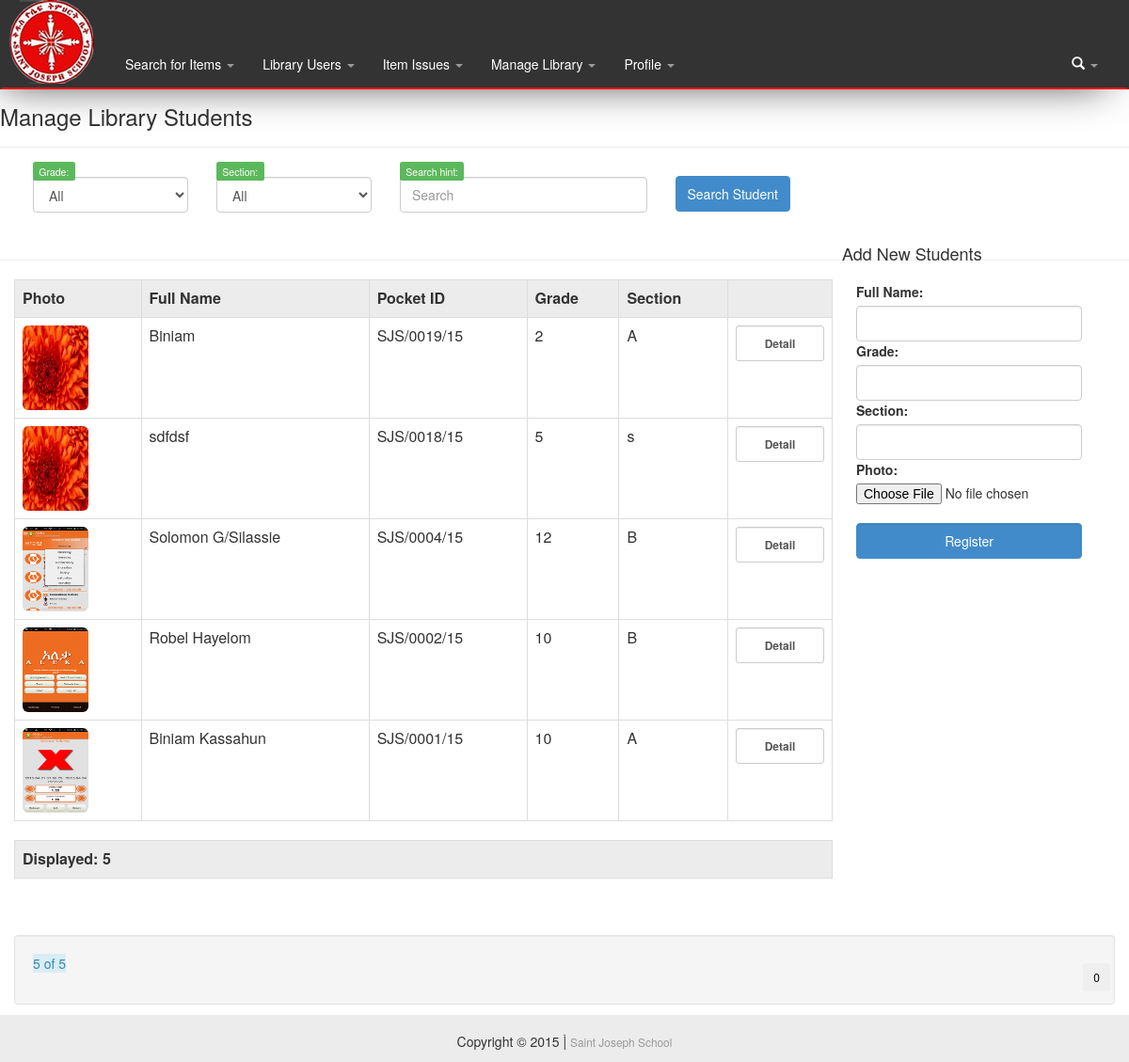
The app's page /Librarian.php?page=add_new_student (signed in) with its own data.
### tables this page shows
CREATE TABLE IF NOT EXISTS `students` (
`id` int(11) NOT NULL,
  `pocket_id` text NOT NULL,
  `name` varchar(30) NOT NULL,
  `grade` int(11) NOT NULL,
  `section` char(1) NOT NULL,
  `photo` text NOT NULL,
  `update_time` datetime NOT NULL DEFAULT CURRENT_TIMESTAMP,
  `created_time` datetime NOT NULL DEFAULT CURRENT_TIMESTAMP
);

### private/LMS.php (called while the page is built, shortened)
<?php
class LMS
{
    public function connect()
    {
        return mysqli_connect_errno();
    }
    public function search_Student($hint, $grade = "ALL", $Section = "All")
    {
        global $conn;
        $sql = "";
        if(isset($hint))
        {
            $sql .= "SELECT * FROM students WHERE (students.name LIKE '%$hint%' OR students.pocket_id LIKE '%$hint%') ";
            if(isset($grade) and $grade != "All") {
                if(isset($Section) AND  $Section != "All"){
                    $sql.="AND students.grade =".$grade." AND students.section=".$Section;
                }else{
                    $sql.="AND students.grade =".$grade;
                }
            }else{
                if(isset($Section) AND $Section != "All"){
                    $sql.="AND students.section= ".$Section;
                }else{
                }
            }
        }else{
            $sql = "SELECT * FROM students";
        }
        $response = array();
        $result = mysqli_query($conn, $sql);
        if($result)
        {
            while($row = mysqli_fetch_assoc($result))
            {
                $response[] = $row;
            }
        }
        return $response;
    }
}
?>

### private/LMS_Engine.php (called while the page is built, shortened)
<?php
require_once 'LMS.php';
$lms = new LMS();
class LMS_Engine{
    public function search_Student($hint, $grade, $Section){
        global $lms;
        return $lms->search_Student($hint, $grade, $Section);
    }
}
?>

### pages/elements/Students_Table_Items.php (the view)
<tr>
    <td>
        <img class="img-rounded" src="images/<?php echo $found['photo']?>" width="70px" height="90px">
    </td>
    <td><?php echo $found['name']?></td>
    <td><?php echo $found['pocket_id']?></td>
    <td><?php echo $found['grade']?></td>
    <td><?php echo $found['section']?></td>
    <td>
        <form  class="form-vertical" method="POST"  action="Librarian.php?page=student_detail">
            <button class="form-control btn-small" type="submit" value="<?php echo $found['id'];?>" name="user_id"><strong> Detail </strong> </button>
        </form>
    </td>
</tr>

### pages/Add_New_Student.php (shortened to what this page needs)
<?php
$page_num = null;
$grade = null;
$section =null;
$hint = null;
if(!isset($_GET['page_num']))
{
    $page_num = 0;
}else{
    $page_num = $_GET['page_num'];
    $grade = $_GET['grdae'];
    $hint = $_GET['hint'];
    $section = $_GET['section'];
}
?>
<div class="container" id="main">
    <div  class="row" id="contact">
        <div class="page-header" style="margin-bottom: 20px">
            <h3>Manage Library Students </h3>
        </div>
        <div class="col-md-12 col-lg-12" style="margin-left: 5px" >
            <form class="form-horizontal"  method="post" action="">
                <div class="col-lg-2">
                    <label class="label label-success"> Grade: </label>
                    <select class="form-control" name="grade" id="grade">
                        <?php
                        if($grade == null)
                        {
                            echo "<option value=\"All\">All</option>";
                        }else{
                            echo "<option value='{$grade}'>{$grade}</option>";
                            echo "<option value=\"All\">All</option>";
                        }
                        ?>
                    </select>
                </div>
                <div class="col-lg-2">
                    <label class="label label-success">Section: </label>
                    <select class="form-control" name="section" id="section">
                        <?php
                        if($section == null) {
                                echo "<option value=\"All\">All</option>";
                        }else{
                            echo "<option value='{$section}'>{$section}</option>";
                            echo "<option value=\"All\">All</option>";
                        }
                        ?>
                    </select>
                </div>
                <div class="col-lg-3">
                    <label class="label label-success">Search hint: </label>
                    <input type="text" class="form-control" name="hint" placeholder="Search"><br>
                </div>
                <div class="col-lg-2">
                    <input class="btn btn-primary btn-default" name="Search_Items" type="submit" value="Search Student" style="margin-top: 10px">
                </div>
            </form>
        </div>
    </div>
    <div class="row" id="contact">
        <hr>
        <div class="col-lg-9" style="margin-bottom: 20px"  >
            <link href="bootstrap/css/bootstrap.min.css" rel="stylesheet">
            <div class="table-responsive ">
                <table class="table table-bordered">
                    <thead>
                    <tr  style="background:#ececec">
                        <th>Photo</th>
                        <th>Full Name</th>
                        <th>Pocket ID</th>
                        <th>Grade</th>
                        <th>Section</th>
                        <th></th>
                    </tr>
                    </thead>
                    <tbody>
                    <?php
                    require_once 'private/LMS_Engine.php';
                    $engine = new LMS_Engine();
                    $founds = $engine->search_Student($hint,$grade,$section);
                    $founds = array_reverse($founds,null);
                    $total = count($founds);
                    $size = 10;
                    $start = $page_num * $size;
                    $i = 0;
                    $disp = 0;
                    foreach($founds as $found) {
                        if ($start > $i) {
                            $i++;
                            continue;
                        } elseif ($i < $start + 10) {
                        include 'pages/elements/Students_Table_Items.php';
                        $disp++;
                        $i++;
                    }else{
                        break;
                    }
                    }
                    ?>
                    </tbody>
                </table>
            </div>
            <div class="table table-responsive">
                <table class="table table-bordered">
                    <thead>
                    <tr style="background: #ececec">
                        <th>Displayed: <?php echo $disp;?></th>
                    </tr>
                </table>
            </div>
        </div>
        <div class="col-lg-3" style="position: fixed; right: 20px; top: 250px;" >
            <h4>Add New Students </h4>
            <form class="form-vertical" role="form" method="post" action="private/Page_Func.php" enctype="multipart/form-data">
                <div class="col-sm-12 col-md-12 col-lg-12" style="margin-top: 10px">
                    <label> Full Name: </label>
                    <input class="form-control" name="full_name" type="text">
                </div>
                <div class="col-lg-12">
                    <label> Grade: </label>
                    <input class="form-control" name="grade" type="number" min="1" max="12">
                </div>
                <div class="col-lg-12">
                    <label>Section: </label>
                    <input class="form-control" name="section" type="text">
                </div>
                <div class="col-lg-12">
                    <label>Photo: </label>
                    <input type="file" name="upload_image" id="upload_image"><br>
                </div>
                <div class="col-lg-12">
                    <input class="form-control btn-primary" type="submit" name="reg_user" value="Register">
                </div>
            </form>
        </div></div>
        <div class="well">
            <form action="Librarian.php?page=add_new_student" method="get" id="pagination">
                <span class="alert-info" ><?php echo $i." of ".$total; ?></span>
                <div class="row pull-right">
                    <?php
                    if($total % 10 > 0)
                    {
                        $btns = ($total - ($total % 10))/10 + 1;
                    }else{
                        $btns = $total/10;
                    }
                    for($i = 0; $i < $btns; $i++) {
                        ?>
                        <input class="btn btn-small" name="page_num" type="submit" value="<?php echo $i; ?>"
                               style="margin-top: 10px">
                    <?php
                    }
                    ?>
                </div>
            </form>
        </div>
</div>

### includes/css/styles.css (style rules this page uses)
#contact { margin-top: 10px; }
body { -webkit-font-smoothing: antialiased; tect-rendering: optimizelegibility; }
.well { margin:20px 0; }
form input { max-width: 350px; }

### records on screen
students: photo (picture), name "Biniam", pocket "SJS/0019/15", grade "2", section "A", $found['id'] 19 (drawn)
students: photo (picture), name "sdfdsf", pocket "SJS/0018/15", grade "5", section "s", $found['id'] 18 (drawn)
students: photo (picture), name "Solomon G/Silassie", pocket "SJS/0004/15", grade "12", section "B", $found['id'] 17 (drawn)
students: photo (picture), name "Robel Hayelom", pocket "SJS/0002/15", grade "10", section "B", $found['id'] 15 (drawn)
students: photo (picture), name "Biniam Kassahun", pocket "SJS/0001/15", grade "10", section "A", $found['id'] 14 (drawn)

### other values on screen
$disp "5"
$i "5"
$total "5"
